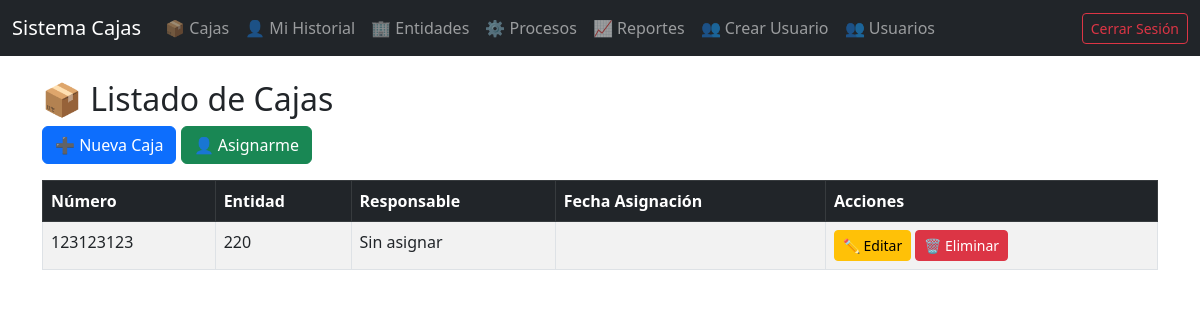
/cajas/ (signed in), run on an earlier commit of the app's database.
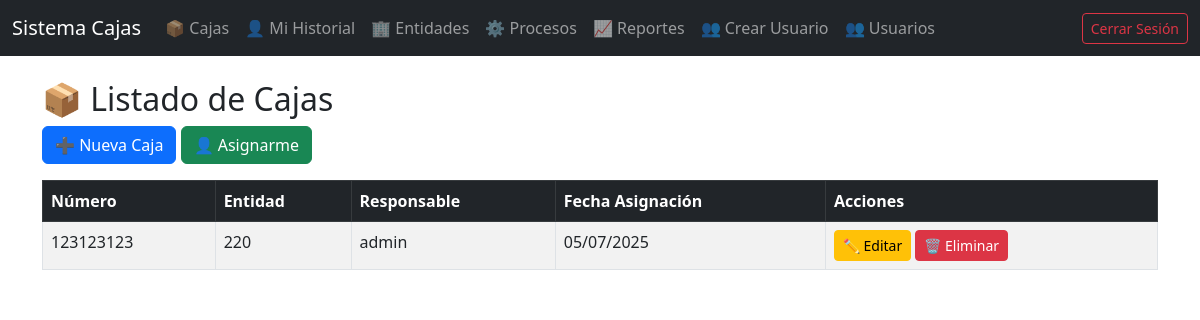
And on a later commit of the database.
### cajas/models.py (models this page shows, shortened)
class Caja(models.Model):
    numero = models.CharField(max_length=20, unique=True)
    entidad = models.ForeignKey(Entidad, on_delete=models.SET_NULL, null=True, blank=True)
    responsable = models.ForeignKey(Usuario, on_delete=models.SET_NULL, null=True, blank=True)
    fecha_asignacion = models.DateField(null=True, blank=True)

### entidades/models.py (models this page shows, shortened)
class Entidad(models.Model):
    nombre = models.CharField(max_length=100)
    proceso = models.ForeignKey(Proceso, on_delete=models.CASCADE)
    activa = models.BooleanField(default=False)

### usuarios/models.py (models this page shows)
class Usuario(AbstractUser):
    nombre = models.CharField(max_length=100)
    apellido = models.CharField(max_length=100)

### cajas/views.py (the view)
# urls.py: path('', views.lista_cajas, name='lista_cajas'),  # ← ESTA es la que falta
@login_required
def lista_cajas(request):
    cajas = Caja.objects.all()
    return render(request, 'cajas/lista.html', {'cajas': cajas})

### templates/cajas/lista.html (shortened to what this page needs)
{% extends 'base.html' %}
{% block content %}
<h2>📦 Listado de Cajas</h2>
{% if request.user.is_staff %}
<a href="{% url 'crear_caja' %}" class="btn btn-primary mb-3">➕ Nueva Caja</a>
{% endif %}
<a href="{% url 'asignar_caja' %}" id="btn-asignarme" class="btn btn-success mb-3">👤 Asignarme</a>
<table class="table table-striped table-bordered">
  <thead class="table-dark">
    <tr>
      <th>Número</th>
      <th>Entidad</th>
      <th>Responsable</th>
      <th>Fecha Asignación</th>
      {% if request.user.is_staff %}<th>Acciones</th>{% endif %}
    </tr>
  </thead>
  <tbody>
    {% for caja in cajas %}
    <tr>
      <td>{{ caja.numero }}</td>
      <td>{{ caja.entidad.nombre }}</td>
      <td>{{ caja.responsable.username|default:"Sin asignar" }}</td>
      <td>{{ caja.fecha_asignacion|date:"d/m/Y" }}</td>
      {% if request.user.is_staff %}
      <td>
        <a href="{% url 'editar_caja' caja.id %}" class="btn btn-warning btn-sm">✏️ Editar</a>
        <a href="{% url 'eliminar_caja' caja.id %}" class="btn btn-danger btn-sm">🗑️ Eliminar</a>
      </td>
      {% endif %}
    </tr>
    {% endfor %}
  </tbody>
</table>
{% endblock %}

What changed in the data, as far as the page shows it:
changed Caja: responsable.username "Sin asignar" → "admin"; fecha_asignacion (not shown) → "05/07/2025"
